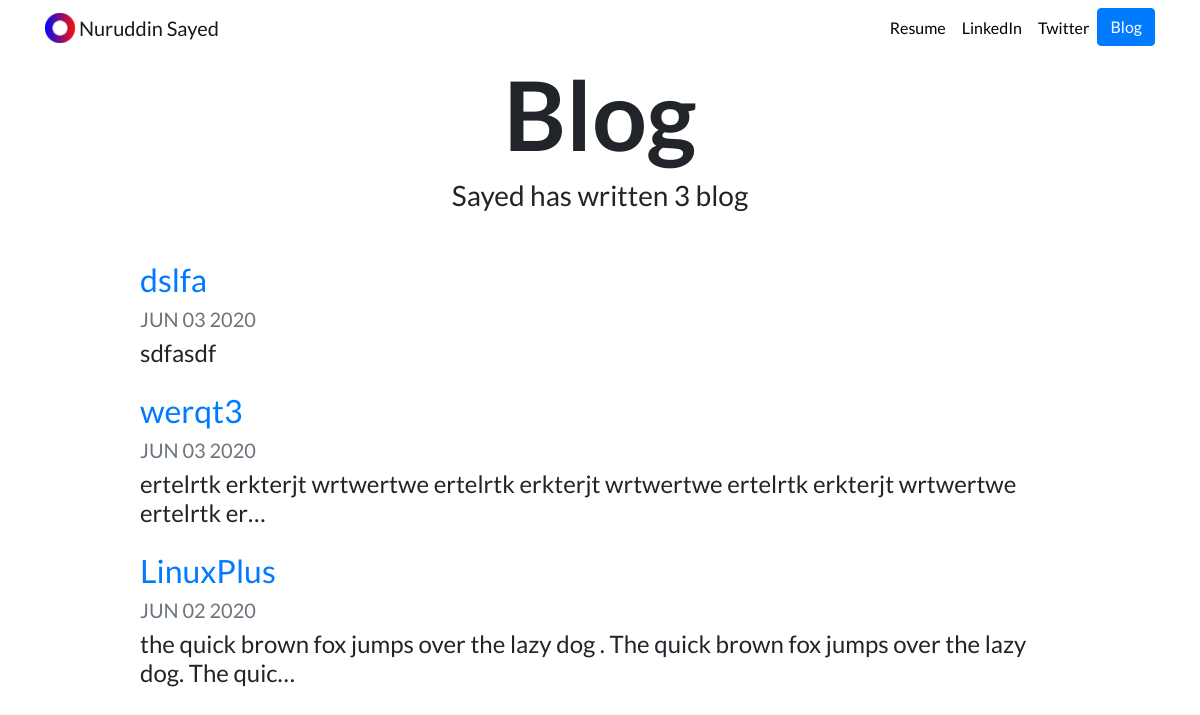
The page /blog/ on the database as committed earlier.
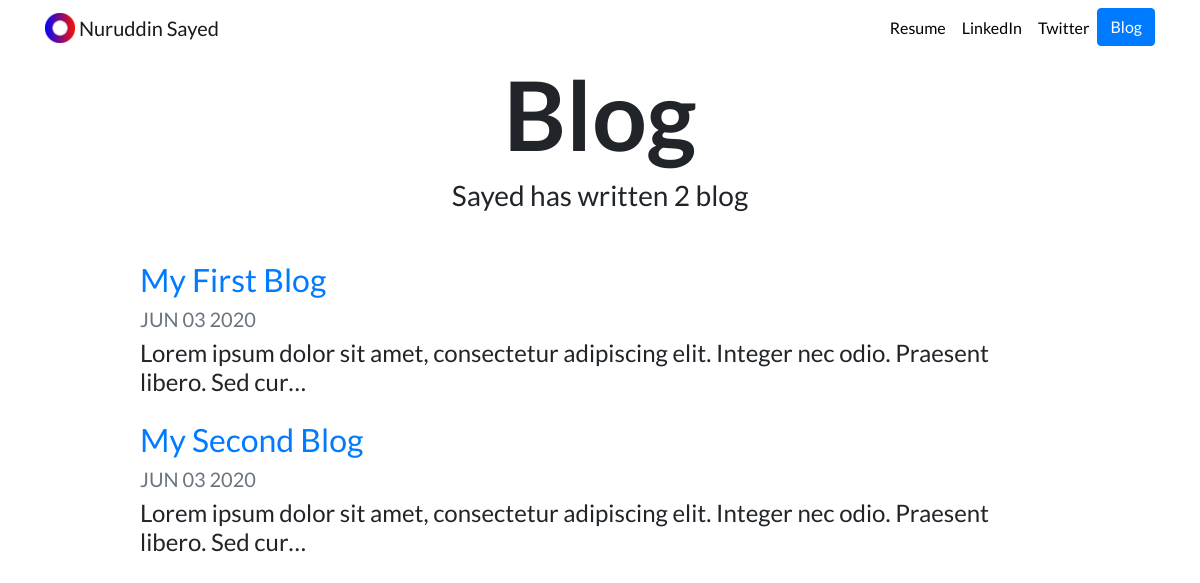
The same page on the database as committed later.
### blog/models.py (models this page shows, shortened)
class Blog(models.Model):
    title = models.CharField(max_length = 100)
    description = models.TextField()
    date = models.DateField()

### blog/views.py (the view)
# urls.py: path('', views.all_blogs, name='all_blogs'),
def all_blogs(request):
    blogs = Blog.objects.order_by('-date') #[:5]   # to limit last 5 blogs and order by date
    return render(request, 'blog/all_blogs.html', {'blogs' : blogs})

### blog/templates/blog/all_blogs.html
{% extends 'portfolio/base.html' %}
{% load static %}
{% block content %}
<h1 id="blogtitle" class="font-weight-bold text-center">Blog</h1>
<h3 class="text-center mb-5">Sayed has written {{ blogs.count }} blog{{ blogs.cout|pluralize }} </h3>
{% for blog in blogs %}
<div class="row justify-content-center my-3">
  <div class="col-md-10">
    <a href="{% url 'blog:detail'  blog.id %}">
      <h2>{{ blog.title }}</h2>
    </a>
    <h5 class="text-muted">{{ blog.date|date:'M d Y'|upper }}</h5>
    <h4>{{ blog.description|striptags|truncatechars:100 }}</h4>
  </div>
</div>
{% endfor %}
{% endblock %}

Rows that differ between the two databases and show on the page:
removed Blog: title "dslfa", date "JUN 03 2020", description "sdfasdf"
removed Blog: title "werqt3", date "JUN 03 2020", description "ertelrtk erkterjt wrtwertwe ertelrtk erkterjt wrtwertwe ertelrtk erkterjt wrtwertwe ertelrtk er…"
removed Blog: title "LinuxPlus", date "JUN 02 2020", description "the quick brown fox jumps over the lazy dog . The quick brown fox jumps over the lazy dog. The quic…"
added Blog: title "My First Blog", date "JUN 03 2020", description "Lorem ipsum dolor sit amet, consectetur adipiscing elit. Integer nec odio. Praesent libero. Sed cur…"
added Blog: title "My Second Blog", date "JUN 03 2020", description "Lorem ipsum dolor sit amet, consectetur adipiscing elit. Integer nec odio. Praesent libero. Sed cur…"
Other text that changed with them:
{{ blogs.count }}: "3" → "2"
